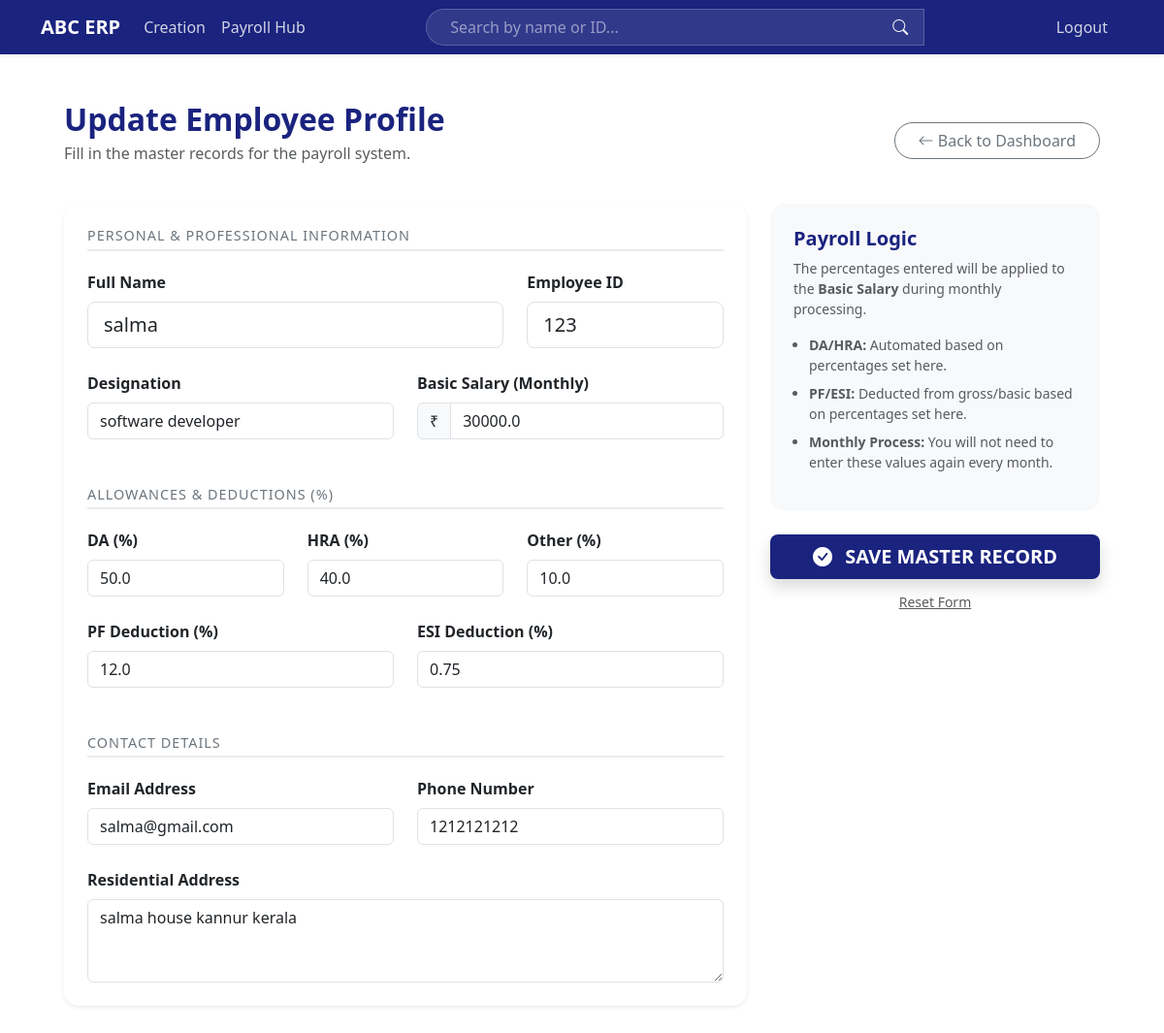
The app's page /edit/1/ (signed in), older data.
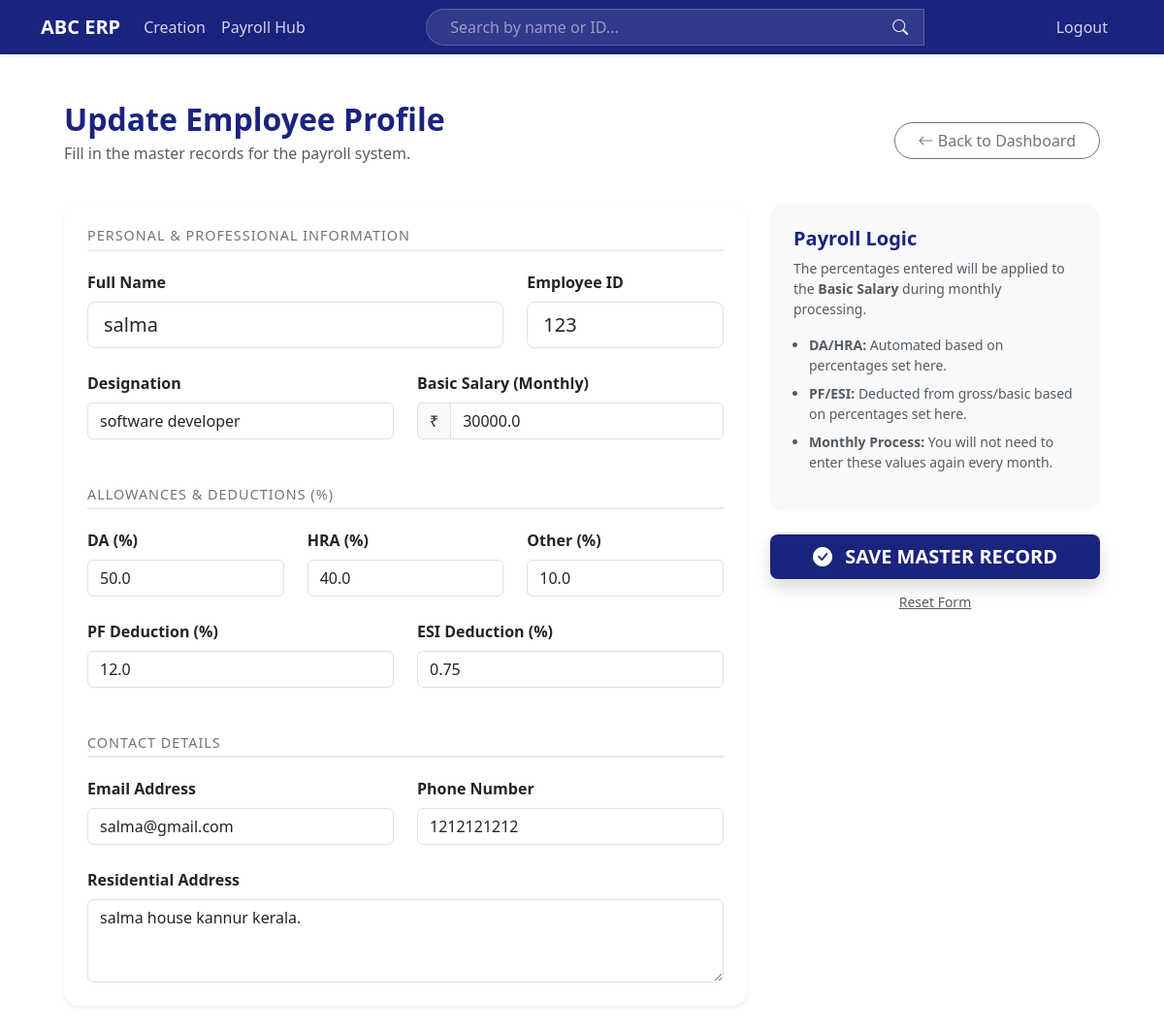
The same page, newer data.
### employees/models.py (models this page shows, shortened)
class Employee(models.Model):
    name = models.CharField(max_length=100)
    designation = models.CharField(max_length=100)
    emp_id = models.CharField(max_length=20, unique=True)
    email = models.EmailField()
    phone = models.CharField(max_length=15)
    address = models.TextField()
    basic_salary = models.FloatField()
    da_percent = models.FloatField(default=50)
    hra_percent = models.FloatField(default=40)
    other_percent = models.FloatField(default=10)
    pf_percent = models.FloatField(default=12)
    esi_percent = models.FloatField(default=0.75)

### employees/views.py (the view, shortened to what this page needs)
# urls.py: path('edit/<int:pk>/', views.employee_form, name='employee_edit'),
@login_required
def employee_form(request, pk=None):
    if pk:
        employee = get_object_or_404(Employee, pk=pk)
    else:
        employee = None
    return render(request, 'employees/employee_form.html', {
        'employee': employee,
        'all_employees': Employee.objects.all()
    })

### employees/context_processors.py (called while the page is built)
def employee_context(request):
    return {
        'all_employees': Employee.objects.all()
    }

### employees/templates/employees/employee_form.html (shortened to what the changed rows need)
{% extends 'employees/base.html' %}
{% block content %}
<div class="container-fluid px-4 py-4">
    <div class="d-flex justify-content-between align-items-center mb-4">
        <div>
            <h2 class="fw-bold text-navy mb-1">
                {% if employee %}Update{% else %}Create{% endif %} Employee Profile
            </h2>
        </div>
    </div>
    <form method="POST">
        <div class="row">
            <div class="col-lg-8">
                <div class="card shadow-sm p-4 mb-4">
                    <div class="row g-4">
                        <div class="col-md-8">
                            <label class="form-label fw-bold">Full Name</label>
                            <input type="text" name="name" class="form-control form-control-lg" placeholder="Enter Full Name" value="{{ employee.name|default:'' }}" required>
                        </div>
                        <div class="col-md-4">
                            <label class="form-label fw-bold">Employee ID</label>
                            <input type="text" name="emp_id" class="form-control form-control-lg" placeholder="ABC-001" value="{{ employee.emp_id|default:'' }}" required>
                        </div>
                        <div class="col-md-6">
                            <label class="form-label fw-bold">Designation</label>
                            <input type="text" name="designation" class="form-control" placeholder="e.g. Software Engineer" value="{{ employee.designation|default:'' }}" required>
                        </div>
                        <div class="col-md-6">
                            <div class="input-group">
                                <span class="input-group-text">₹</span>
                                <input type="number" step="0.01" name="basic_salary" class="form-control" placeholder="0.00" value="{{ employee.basic_salary|default:'' }}" required>
                            </div>
                        </div>
                    </div>
                    <div class="row g-4">
                        <div class="col-md-4">
                            <label class="form-label fw-bold">DA (%)</label>
                            <input type="number" step="0.01" name="da_percent" class="form-control" value="{{ employee.da_percent|default:'50.0' }}" required>
                        </div>
                        <div class="col-md-4">
                            <label class="form-label fw-bold">HRA (%)</label>
                            <input type="number" step="0.01" name="hra_percent" class="form-control" value="{{ employee.hra_percent|default:'40.0' }}" required>
                        </div>
                        <div class="col-md-4">
                            <label class="form-label fw-bold">Other (%)</label>
                            <input type="number" step="0.01" name="other_percent" class="form-control" value="{{ employee.other_percent|default:'10.0' }}" required>
                        </div>
                        <div class="col-md-6">
                            <label class="form-label fw-bold">PF Deduction (%)</label>
                            <input type="number" step="0.01" name="pf_percent" class="form-control" value="{{ employee.pf_percent|default:'12.0' }}" required>
                        </div>
                        <div class="col-md-6">
                            <label class="form-label fw-bold">ESI Deduction (%)</label>
                            <input type="number" step="0.01" name="esi_percent" class="form-control" value="{{ employee.esi_percent|default:'0.75' }}" required>
                        </div>
                    </div>
                    <div class="row g-4">
                        <div class="col-md-6">
                            <label class="form-label fw-bold">Email Address</label>
                            <input type="email" name="email" class="form-control" placeholder="name@abc.com" value="{{ employee.email|default:'' }}" required>
                        </div>
                        <div class="col-md-6">
                            <label class="form-label fw-bold">Phone Number</label>
                            <input type="text" name="phone" class="form-control" placeholder="+91 00000 00000" value="{{ employee.phone|default:'' }}" required>
                        </div>
                        <div class="col-12">
                            <label class="form-label fw-bold">Residential Address</label>
                            <textarea name="address" class="form-control" rows="3" placeholder="Enter full address...">{{ employee.address|default:'' }}</textarea>
                        </div>
                    </div>
                </div>
            </div>
        </div>
    </form>
</div>
{% endblock %}

Row changes from the older to the newer data that the page shows:
changed Employee "salma": address "salma house kannur kerala" → "salma house kannur kerala."
